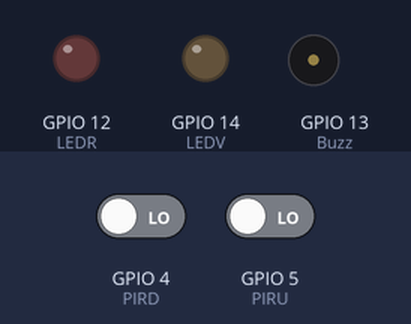
This sketch was run on a simulated ESP8266 (NodeMCU). Shown: output pins drawn as LEDs (lit = HIGH), buzzer (waves = sounding, pin HIGH). Inputs (shaded band) come from the test bench; at power-on: GPIO 5 (PIRU) LOW, GPIO 4 (PIRD) LOW. WiFi joins after 1.5 s; servers stay silent unless stated; what the sketch prints to the serial monitor is not drawn.

Above: at 2.7 s.
2.8 s: GPIO 5 (PIRU) driven HIGH
At 5.8 s:
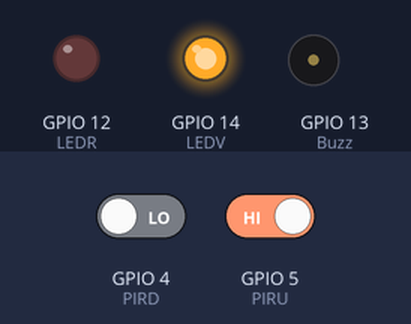
7.8 s: GPIO 5 (PIRU) driven LOW
At 10.1 s:
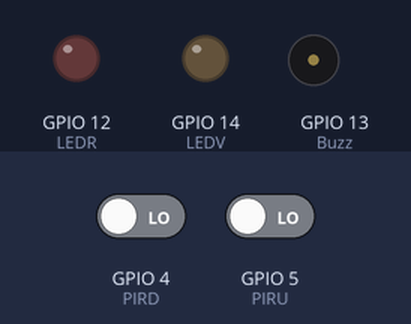
12.8 s: GPIO 4 (PIRD) driven HIGH
At 14.3 s:
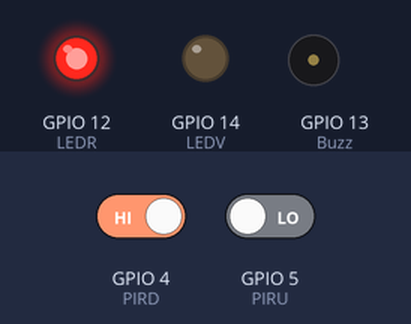
Timing chart, 0 to 19.0 s (numbered marks = the images above; inputs shaded):
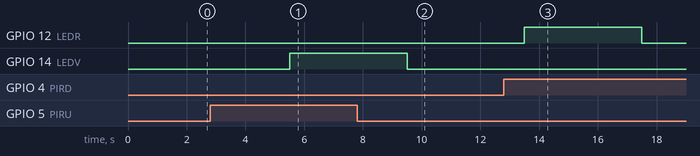

Measured:
- after the input at 2.8 s, GPIO 14 (LEDV): LOW → HIGH after 2.7 s
- after the input at 7.8 s, GPIO 14 (LEDV): HIGH → LOW after 1.7 s
- after the input at 12.8 s, GPIO 12 (LEDR): LOW → HIGH after 0.70 s, → LOW 4.0 s later

The sketch:

ESP8266.ino
```cpp
// librerias para la LCD


//librerias modulo WiFi Access Point

#include <ESP8266WiFi.h>
#include <WiFiClient.h>
#include <ESP8266WebServer.h>

int PIRU = 5; //D1
int PIRD = 4; //D2
int Contador = 0;
int LEDV = 14;
int LEDR = 12;
int Buzz = 13;

//Definir las credenciales de acceso

const char* ssid = "Vasquez";
const char* password = "carlosycesar2019";

ESP8266WebServer server(80);

void setup() {
  Serial.begin(115200);

  pinMode(PIRU,INPUT);
  pinMode(PIRD,INPUT);
  pinMode(LEDV,OUTPUT);
  pinMode(LEDR,OUTPUT);
  pinMode(Buzz,OUTPUT);
  digitalWrite(LEDV,LOW);
  digitalWrite(LEDR,LOW);
  digitalWrite(Buzz,LOW);

  //configuramos el modo Access Point
  WiFi.begin(ssid, password);

  Serial.println();
  Serial.print("Conectando");

  while(WiFi.status()!=WL_CONNECTED){
    delay(500);
    Serial.print(".");
    }
  Serial.println();
  Serial.println("WiFi conectado");
  Serial.print("IP: ");
  Serial.println(WiFi.localIP());

  server.on("/",handleRoot);
  server.begin();
}

void loop() {
  Aforo();
  server.handleClient();
  }

void handleRoot(){
  String html ="<!DOCTYPE html> <html lang=\"es\"> <head> <meta charset=\"UTF-8\"> <meta http-equiv=\"refresh\" content=\"2\"> <meta name=\"viewport\" content=\"width=device-width, initial-scale=1.0\"> <title>EasyController</title> <style> *{ margin:0; padding: 0; box-sizing: border-box; } body{ font-family: 'Courier New', Courier, monospace; } .contenedor{ padding: 60px 0; width: 90%; max-width: 1000px; margin: auto; overflow: hidden; } .titulo{ color: #642a73; font-size: 30px; text-align: center; margin-bottom: 60px; } /*Header*/ header{ width: 100%; height: 600px; background: #00416A; background: -webkit-linear-gradient(to right, hsla(200, 6%, 90%, 0.5), hsla(203, 100%, 21%, 0.637)), url(https://uploads-ssl.webflow.com/5ec994b5518a6ecd19d5d11c/5fc274ede4b22255ed774001_web-1012467_1920a.jpg); background: linear-gradient(to right, hsla(200, 6%, 90%, 0.5), hsla(203, 100%, 21%, 0.637)), url(https://uploads-ssl.webflow.com/5ec994b5518a6ecd19d5d11c/5fc274ede4b22255ed774001_web-1012467_1920a.jpg) ; background-size: cover; background-attachment: fixed; position: relative; } nav{ text-align: right; padding: 30px 50px 0 0; } nav > a{ color: white; font-weight: 300; text-decoration: none; margin-right: 10px; } nav > a:hover{ text-decoration: underline; } header .textos-header{ display: flex; height: 430px; width: 100%; align-items: center; justify-content: center; flex-direction: column; text-align: center; } .textos-header h1{ font-size: 50px; color: white; } .textos-header h2{ font-size: 20px; color: white; } .wave{ position: absolute; bottom: 0; width: 100%; } /*About us */ .contenedor-sobre-nosotros{ display: flex; justify-content: space-evenly; } .imagen-about-us{ width: 40%; } .sobre-nosotros .contenido-textos{ width: 40%; } .texto{ margin-top: 10px; margin-bottom: 10px; text-align: justify; } .imagen-control{ width: 60%; } .recuadro{ background-color: rgb(0, 0, 0); width: 150px; height: 50px; margin: auto; } .recuadro1{ background-color: rgb(255, 255, 255); width: 142px; height: 43px; margin-top: -46px; margin-left: 41px; } .Personas{ font-size: 30px; margin-left: 105px; margin-top: -37px; } .contenido-textos1{ margin-top: 80px; } </style> </head> <body> <header> <nav> <a href=\"#\">Acerca de Nosotros</a> <a href=\"#\">Control de Aforo</a> </nav> <section class=\"textos-header\"> <h1>EasyController</h1> <h2>Tan seguro como en casa</h2> </section> <div class=\"wave\" style=\"height: 150px; overflow: hidden;\" ><svg viewBox=\"0 0 500 150\" preserveAspectRatio=\"none\" style=\"height: 100%; width: 100%;\"><path d=\"M0.00,49.99 C149.77,150.00 352.23,-49.99 499.26,49.99 L499.26,150.00 L0.00,150.00 Z\" style=\"stroke: none; fill: rgb(255, 255, 255);\"></path></svg></div> </header> <main> <section class=\"contenedor sobre-nosotros\"> <h2 class=\"titulo\">Acerca de Nosotros</h2> <div class=\"contenedor-sobre-nosotros\"> <img src=\"https://i.pinimg.com/originals/50/67/c3/5067c39eb4fcf6b4852e34a207b7bcfe.png\" alt=\"\" class=\"imagen-about-us\"> <div class=\"contenido-textos\"> <h3>Misión</h3> <p class=\"texto\">Somos una empresa que desea satisfacer las necesidades de los restaurantes de mediana y alta categoría, a través de un sistema tecnológico integral de conteo de aforo y menú digital, con el fin de incrementar las ventas y contribuir con el cumplimiento de estándares de bioseguridad posicionando la imagen de los restaurantes.</p> <h3>Visión</h3> <p class=\"texto\">Ser un referente a nivel nacional en la venta de nuestro producto integral de conteo de aforo automático y la instalación de un menú digital personalizado en los restaurantes de mediana y alta categoría, que logre generar un plus de manera eficiente e innovadora en sus negocios.</p> </div> </div> </section> <section class=\"ControlAforo\"> <div class=\"contenedor\"> <h2 class=\"titulo\">Control de Aforo</h2> <div class=\"contenedor-sobre-nosotros\"> <img src=\"https://gunnebointegratedsecurity.es/wp-content/uploads/2020/04/counter-supervisor-info-pass.png\" alt=\"\" class=\"imagen-control\"> <div class=\"contenido-textos1\"> <h3>Cantidad de Personas</h3> <div class=\"recuadro\"></div> <div class=\"recuadro1\"></div> <p class=\"Personas\">"+String(Contador)+"</p> </div> </div> </div> </section> </main> </body> </html>";
  server.send(200,"text/html",html);
  }

void Aforo(){
  int Up = digitalRead(PIRU);
  int Down = digitalRead(PIRD);
  digitalWrite(LEDV,LOW);
  digitalWrite(LEDR,LOW);
  digitalWrite(Buzz,LOW);
  if (Up == 1 and Down == 1){
    Contador = Contador;
    }
  if (Up == 1 and Down == 0 and Contador<5 ){
    Contador++;
    digitalWrite(LEDV,HIGH);
    }
  if (Down == 1 and Up == 0 and Contador>0){
    Contador--;
    digitalWrite(LEDR,HIGH);
    }
  if (Contador == 5) {
    digitalWrite(Buzz,HIGH);
    }
  Serial.println(Contador);
  delay(4000);
  }
```
